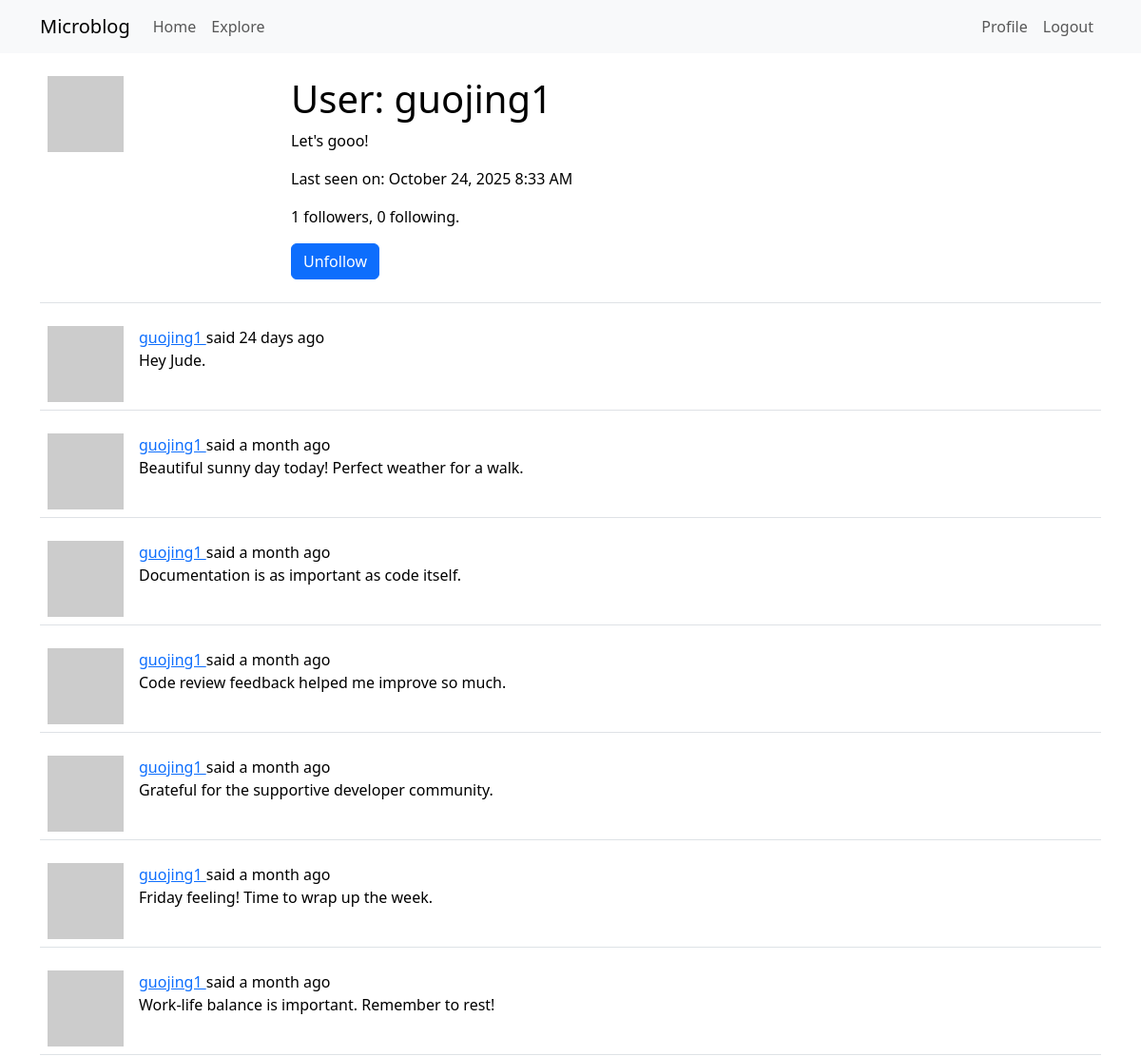
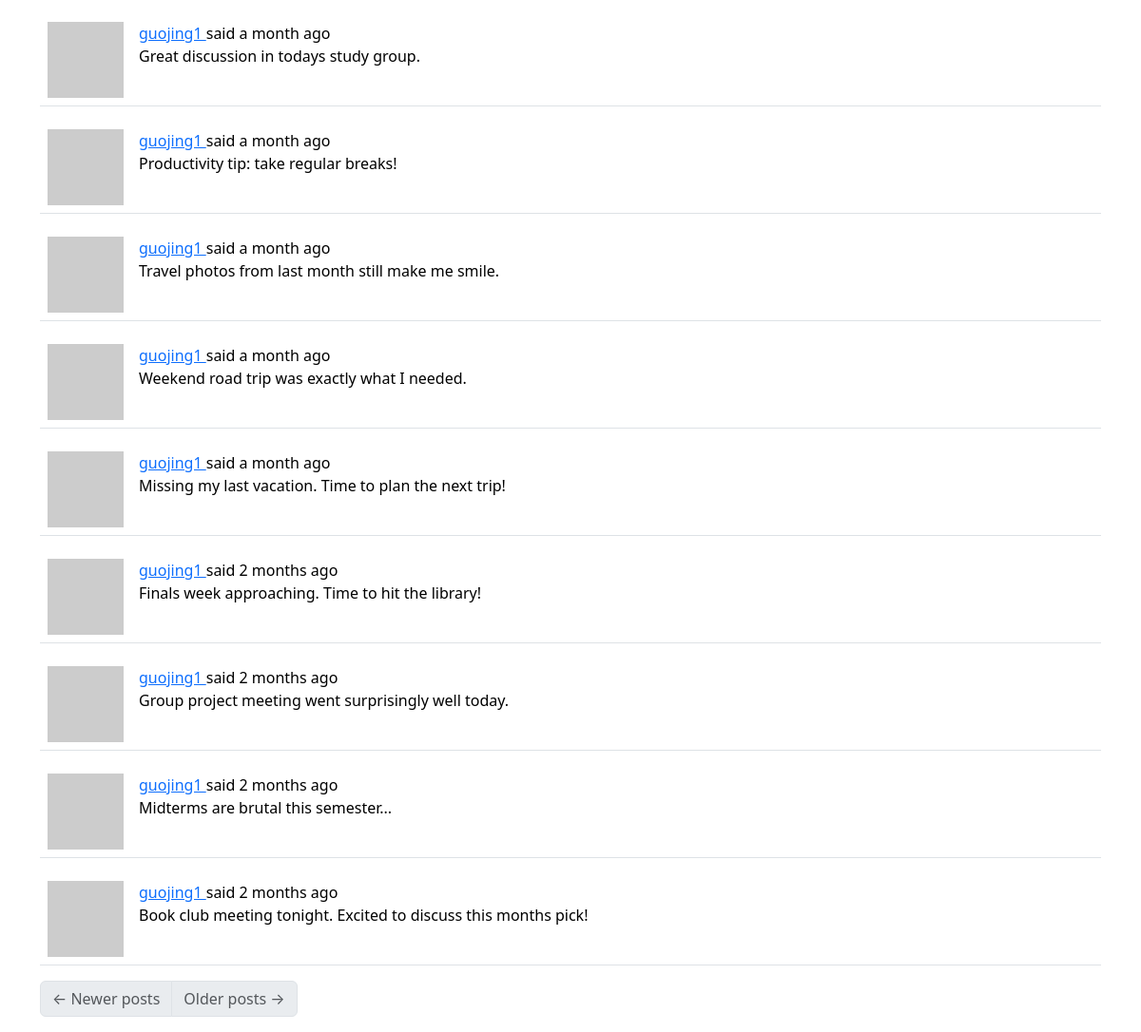
Page /user/guojing1 (signed in) on the committed database (2 pictures, top to bottom).
### app/models.py (models this page shows, shortened)
class User(UserMixin, db.Model):
    id: orm.Mapped[int] = orm.mapped_column(primary_key=True)
    username: orm.Mapped[str] = orm.mapped_column(
        sa.String(64), index=True, unique=True
    )
    email: orm.Mapped[str] = orm.mapped_column(sa.String(120), index=True, unique=True)
    password_hash: orm.Mapped[str | None] = orm.mapped_column(sa.String(256))
    posts: orm.WriteOnlyMapped["Post"] = orm.relationship(back_populates="author")
    about_me: orm.Mapped[str | None] = orm.mapped_column(sa.String(140))
    last_seen: orm.Mapped[datetime | None] = orm.mapped_column(
        default=lambda: datetime.now(UTC)
    )
    following: orm.WriteOnlyMapped["User"] = orm.relationship(
        secondary=followers,
        primaryjoin=(followers.c.follower_id == id),
        secondaryjoin=(followers.c.followed_id == id),
        back_populates="followers",
    )
    followers: orm.WriteOnlyMapped["User"] = orm.relationship(
        secondary=followers,
        primaryjoin=(followers.c.followed_id == id),
        secondaryjoin=(followers.c.follower_id == id),
        back_populates="following",
    )
    def avatar(self, size):
        digest = md5(self.email.lower().encode("utf-8")).hexdigest()
        return f"https://www.gravatar.com/avatar/{digest}?d=identicon&s={size}"
    def is_following(self, user):
        query = self.following.select().where(User.id == user.id)
        return db.session.scalar(query) is not None
    def followers_count(self):
        return db.session.scalar(
            sa.select(sa.func.count())
            .select_from(followers)
            .where(followers.c.followed_id == self.id)
        )
    def following_count(self):
        return db.session.scalar(
            sa.select(sa.func.count())
            .select_from(followers)
            .where(followers.c.follower_id == self.id)
        )

class Post(db.Model):
    id: orm.Mapped[int] = orm.mapped_column(primary_key=True)
    body: orm.Mapped[str] = orm.mapped_column(sa.String(140))
    timestamp: orm.Mapped[datetime] = orm.mapped_column(
        index=True, default=lambda: datetime.now(UTC)
    )
    user_id: orm.Mapped[int] = orm.mapped_column(sa.ForeignKey("user.id"), index=True)
    author: orm.Mapped["User"] = orm.relationship(back_populates="posts")
    language: orm.Mapped[str | None] = orm.mapped_column(sa.String(5))

### app/routes.py (the view)
@app.route("/user/<username>")
@login_required
def user(username):
    user = db.first_or_404(sa.select(User).where(User.username == username))
    page = request.args.get("page", 1, type=int)
    query = user.posts.select().order_by(Post.timestamp.desc())
    posts = db.paginate(
        query, page=page, per_page=app.config["POSTS_PER_PAGE"], error_out=False
    )
    next_url = (
        url_for("user", username=username, page=posts.next_num)
        if posts.has_next
        else None
    )
    prev_url = (
        url_for("user", username=username, page=posts.prev_num)
        if posts.has_prev
        else None
    )
    form = EmptyForm()
    return render_template(
        "user.html",
        user=user,
        posts=posts.items,
        next_url=next_url,
        prev_url=prev_url,
        form=form,
    )

### app/forms.py
class EmptyForm(FlaskForm):
    submit = SubmitField(_l("Submit"))

### app/__init__.py (called while the page is built)
def get_locale_func():
    return request.accept_languages.best_match(app.config["LANGUAGES"])

### app/models.py (called while the page is built)
@login.user_loader
def load_user(id):
    return db.session.get(User, int(id))

### app/routes.py (called while the page is built)
@app.before_request
def before_request():
    if current_user.is_authenticated:
        current_user.last_seen = datetime.now(UTC)
        db.session.commit()
    g.locale = str(get_locale())

### app/templates/user.html (shortened to what this page needs)
{% extends "base.html" %}
{% block content %}
    <table class="table table-hover">
        <tr>
            <td width="256px">
                <img src="{{ user.avatar(256) }}" />
            </td>
            <td>
                <h1>{{ _('User:') }} {{ user.username }}</h1>
                {% if user.about_me %}
                    <p>{{ user.about_me }}</p>
                {% endif %}
                {% if user.last_seen %}
                    <p>{{ _('Last seen on:') }} {{ moment(user.last_seen).format('LLL') }}</p>
                {% endif %}
                <p>
                    {{ _('%(count)d followers', count=user.followers_count()) }},
                    {{ _('%(count)d following', count=user.following_count()) }}.
                </p>
                {% if user == current_user %}
                    <p>
                        <a href="{{ url_for('edit_profile') }}">{{ _('Edit your profile') }}</a>
                    </p>
                {% else %}
                    <p>
                        <form
                            action="{{ url_for('unfollow', username=user.username) }}"
                            method="post"
                        >
                            {{ form.submit(value=_('Unfollow'), class_='btn btn-primary') }}
                        </form>
                    </p>
                {% endif %}
            </td>
        </tr>
    </table>
    {% for post in posts %}
        {% include '_post.html' %}
    {% endfor %}
    <nav aria-label="Post navigation">
        <ul class="pagination">
            <li class="page-item{% if not prev_url %} disabled{% endif %}">
                <a class="page-link" href="{{ prev_url }}">
                    <span aria-hidden="true">&larr;</span> {{ _('Newer posts') }}
                </a>
            </li>
            <li class="page-item{% if not next_url %} disabled{% endif %}">
                <a class="page-link" href="{{ next_url }}">
                    {{ _('Older posts') }} <span aria-hidden="true">&rarr;</span>
                </a>
            </li>
        </ul>
    </nav>
{% endblock %}

### app/templates/_post.html (shortened to what this page needs)
<table class="table table-hover">
    <tr>
        <td width="70px">
            <a href="{{ url_for('user', username=post.author.username) }}">
                <img src="{{ post.author.avatar(70) }}" />
            </a>
        </td>
        <td>
            <a href="{{ url_for('user', username=post.author.username) }}">
                {{ post.author.username }}
            </a>
            {{ _('said') }} {{ moment(post.timestamp).fromNow() }}
            <br>
            <span id="post{{ post.id }}">{{ post.body }}</span>
        </td>
    </tr>
</table>

### rows in the picture
User: username "guojing1", about_me "Let's gooo!", last_seen "October 24, 2025 8:33 AM"
Post: author.username "guojing1", timestamp "24 days ago", body "Hey Jude."
Post: author.username "guojing1", timestamp "a month ago", body "Beautiful sunny day today! Perfect weather for a walk."
Post: author.username "guojing1", timestamp "a month ago", body "Documentation is as important as code itself."
Post: author.username "guojing1", timestamp "a month ago", body "Code review feedback helped me improve so much."
Post: author.username "guojing1", timestamp "a month ago", body "Grateful for the supportive developer community."
Post: author.username "guojing1", timestamp "a month ago", body "Friday feeling! Time to wrap up the week."
Post: author.username "guojing1", timestamp "a month ago", body "Work-life balance is important. Remember to rest!"
Post: author.username "guojing1", timestamp "a month ago", body "Great discussion in todays study group."
Post: author.username "guojing1", timestamp "a month ago", body "Productivity tip: take regular breaks!"
Post: author.username "guojing1", timestamp "a month ago", body "Travel photos from last month still make me smile."
Post: author.username "guojing1", timestamp "a month ago", body "Weekend road trip was exactly what I needed."
Post: author.username "guojing1", timestamp "a month ago", body "Missing my last vacation. Time to plan the next trip!"
Post: author.username "guojing1", timestamp "2 months ago", body "Finals week approaching. Time to hit the library!"
Post: author.username "guojing1", timestamp "2 months ago", body "Group project meeting went surprisingly well today."
Post: author.username "guojing1", timestamp "2 months ago", body "Midterms are brutal this semester..."
Post: author.username "guojing1", timestamp "2 months ago", body "Book club meeting tonight. Excited to discuss this months pick!"
